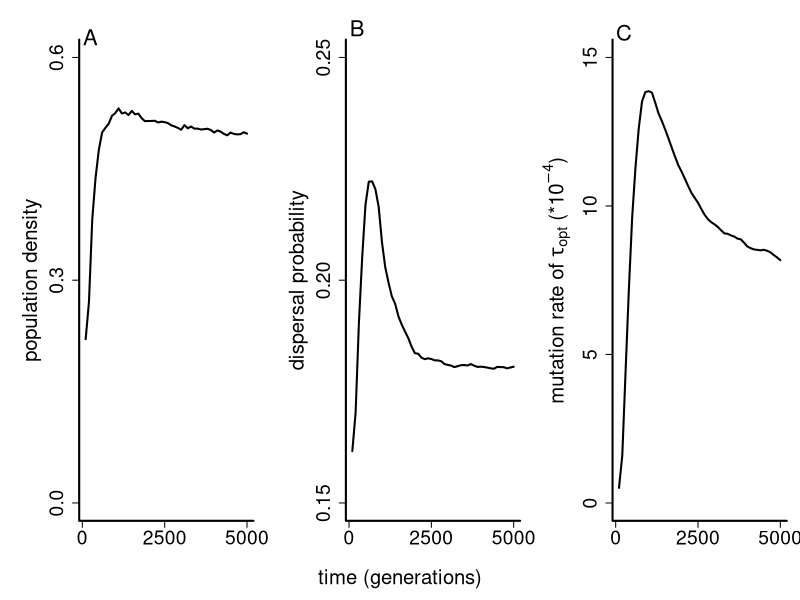

Generate this figure with R:
dens <- as.matrix(read.table("processed_results/dens.txt"))
disp <- as.matrix(read.table("processed_results/disp.txt"))
evol <- as.matrix(read.table("processed_results/evol.txt"))

tmax <- dim(dens)[[1]]

dens_t <- numeric()
disp_t <- numeric()
evol_t <- numeric()

for (t in 1:tmax) {
  dens_t[t] <- mean(dens[t,],na.rm=T)
  disp_t[t] <- mean(disp[t,],na.rm=T)
  evol_t[t] <- 10000*10^-mean(evol[t,],na.rm=T)
}

ts <- 1:50*100

x11(width=10,height=3.75)
par(mfrow=c(1,3),bty="l",mar=c(1,6,3,1),oma=c(5,0,0,0),lwd=2,cex.axis=1.75,cex.lab=1.85)

plot(1,1,type="n",xlim=range(ts),ylim=c(0,0.6),xlab="",ylab="population density",yaxt="n",xaxt="n")
axis(side=1,at=c(0,2500,5000))
axis(side=2,at=c(0,0.3,0.6))
lines(dens_t~ts)
text(250,par("usr")[[4]]*1.005,"A",xpd=T,cex=2)

plot(1,1,type="n",xlim=range(ts),ylim=c(0.15,0.25),xlab="",ylab="dispersal probability",yaxt="n",xaxt="n")
axis(side=1,at=c(0,2500,5000))
axis(side=2,at=c(0.15,0.2,0.25))
lines(disp_t~ts)
text(250,par("usr")[[4]]*1.01,"B",xpd=T,cex=2)

plot(1,1,type="n",xlim=range(ts),ylim=c(0.0,15),xlab="",ylab=expression(paste("mutation rate of ",tau[opt]," (*",10^-4,")",sep="")),yaxt="n",xaxt="n")
axis(side=1,at=c(0,2500,5000))
axis(side=2,at=c(0,5,10,15))
lines(evol_t~ts)
text(250,par("usr")[[4]]*1.015,"C",xpd=T,cex=2)


title(xlab="time (generations)",outer=T)

dev.copy2eps(file="figure_S3a.eps",title="Cobben & Kubisch - Figure S3a")
